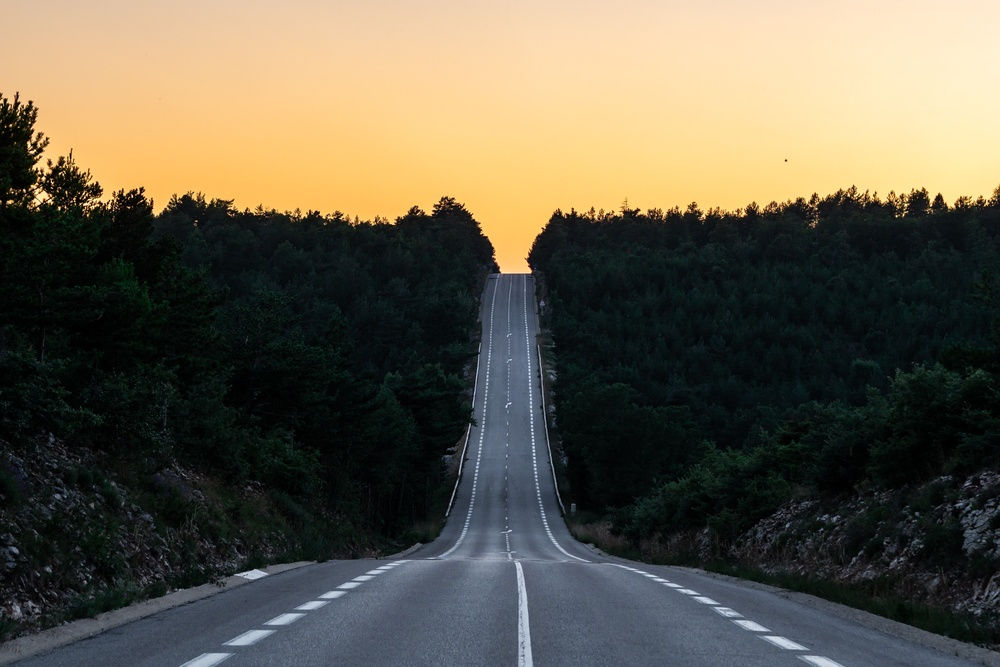
#> input picture road.jpg, 1000 x 667 px, shrunk from 4608 x 3072 before the run
$ jupyter execute Road_extraction_using_K_Means_clustering.ipynb
#> lines starting #> are read from the running program, lines starting #| are printed output that depends on the picture
[cell 1]
import cv2
import pandas as pd
import matplotlib.pyplot as plt
import numpy as np

[cell 2]
img=cv2.imread('road.jpg')
#> img is the input picture: shape (667, 1000, 3); mean B, G, R 74.6, 90.7, 97

[cell 3]
rgb_img=cv2.cvtColor(img,cv2.COLOR_BGR2RGB)

[cell 4]
plt.imshow(rgb_img)

[cell 5]
rgb_img.shape
#> Out = (667, 1000, 3)

[cell 6]
#reshape to 2D
pixel_values=rgb_img.reshape((-1,3))
pixel_values.shape
#> Out = (667000, 3)

[cell 7]
pixel_values=np.float32(pixel_values)

[cell 8]
#define stopping criteria
criteria=(cv2.TERM_CRITERIA_EPS+cv2.TERM_CRITERIA_MAX_ITER,100,0.95)

[cell 9]
k=3
#Click shift +tab
_,labels,centers=cv2.kmeans(pixel_values,k,None,criteria,10,cv2.KMEANS_RANDOM_CENTERS)
#> centers = [[249.7, 213.4, 155.5], [11.24, 17.75, 17.24], [81.89, 90.66, 104]]

[cell 10]
#convert back to 8 bit value to represent
centers=np.uint8(centers)# the three centroids
#> centers = [[249, 213, 155], [11, 17, 17], [81, 90, 103]]
centers
#> Out = [[249, 213, 155], [11, 17, 17], [81, 90, 103]]

[cell 11]
labels=labels.flatten()

[cell 12]
#I will assign a color for the pixels that close to each other in the color
segmented_image=centers[labels]
segmented_image=segmented_image.reshape(img.shape)
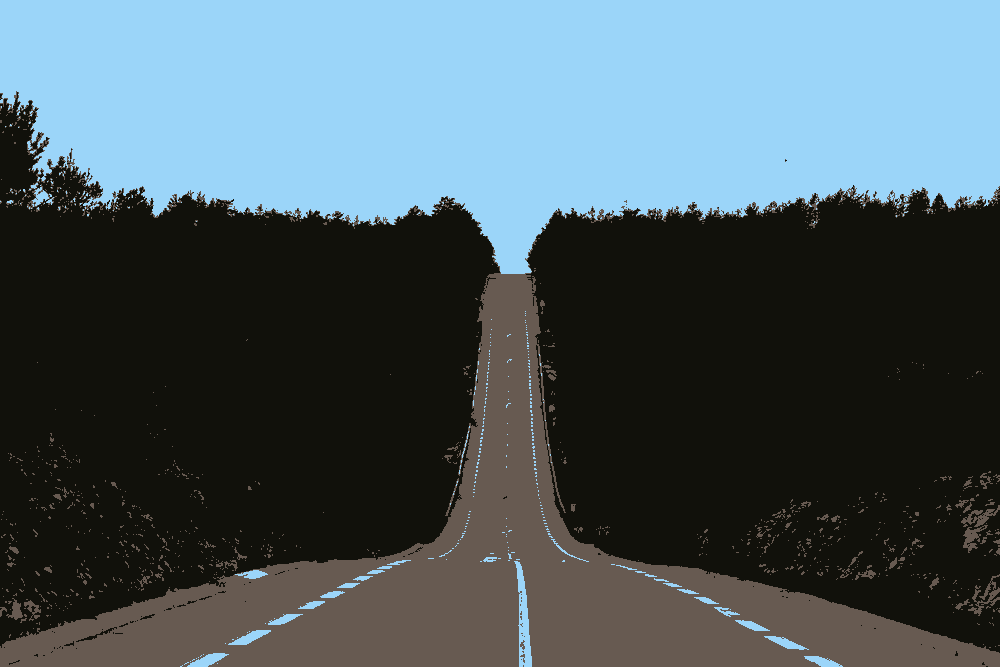
#> segmented_image: shape (667, 1000, 3); mean B, G, R 96.7, 90.1, 74.2
plt.imshow(segmented_image)

[cell 13]
masked_img=np.copy(segmented_image)
masked_img=masked_img.reshape(-1,3)
cluster=1
masked_img[labels==0]=[0,0,0]
masked_img[labels==2]=[0,0,0]


masked_img=masked_img.reshape(img.shape)
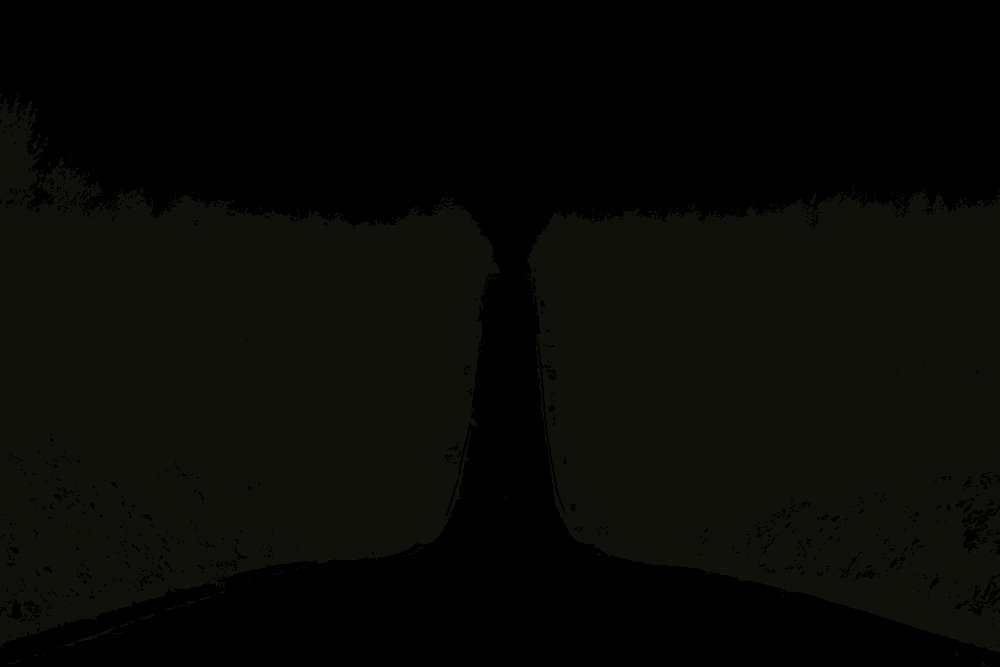
#> masked_img: shape (667, 1000, 3); mean B, G, R 5.76, 8.91, 8.91
plt.imshow(masked_img)

[cell 14]
# and pixels below the threshold to 0.
threshold_value = 70
ret, thresholded = cv2.threshold(masked_img, threshold_value, 255, cv2.THRESH_BINARY)
#> thresholded: shape (667, 1000, 3); every value is 0
#> ret = 70
plt.imshow(thresholded)
